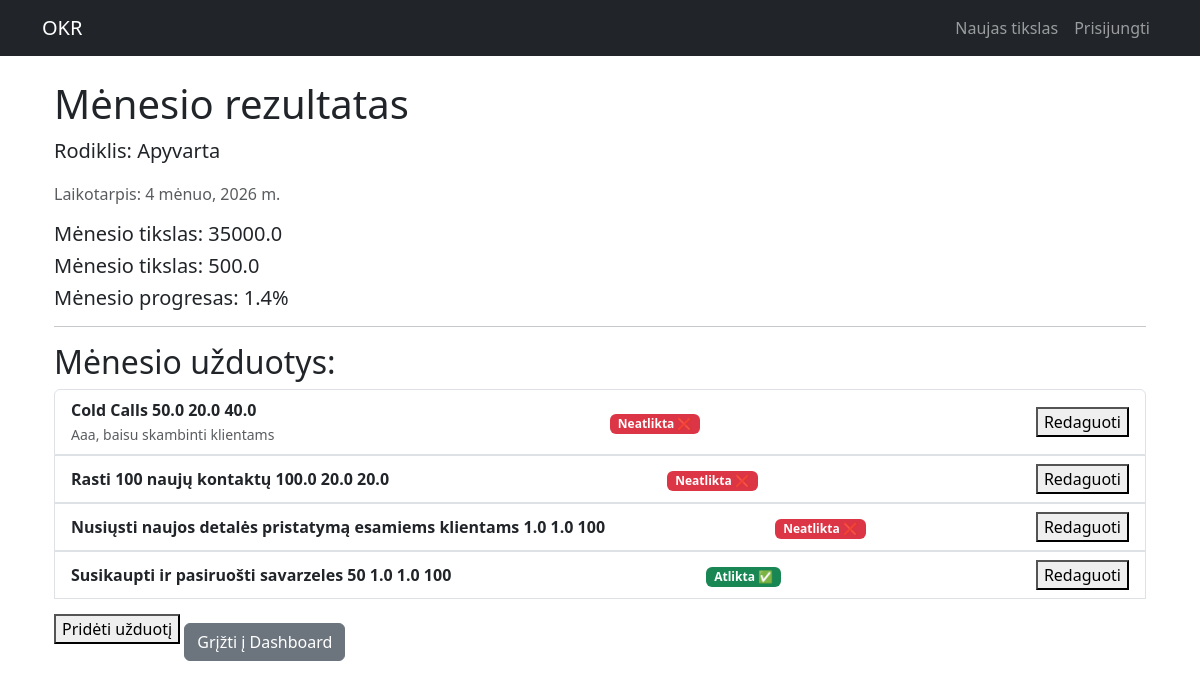
The page /2026/4/16/ on the database as committed earlier.
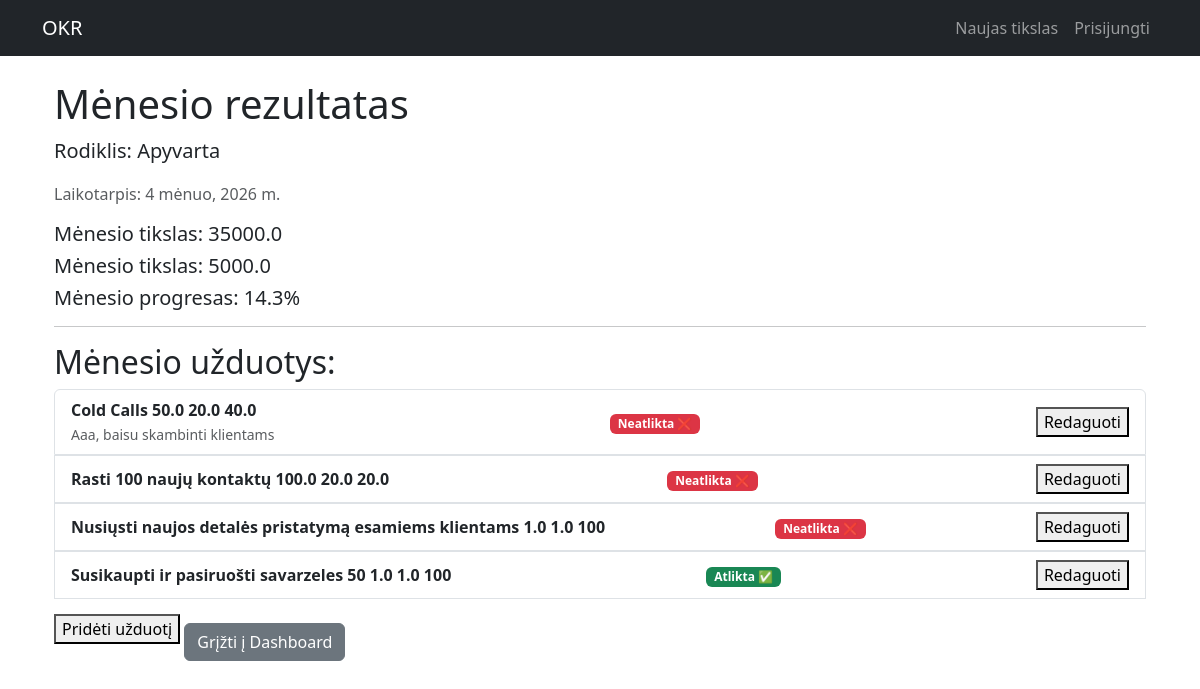
The same page on the database as committed later.
### okr/models.py (models this page shows, shortened)
class MonthResult(models.Model):
    MONTH_CHOICES = [
        (1, 'Sausis'), (2, 'Vasaris'), (3, 'Kovas'), (4, 'Balandis'),
        (5, 'Gegužė'), (6, 'Birželis'), (7, 'Liepa'), (8, 'Rugpjūtis'),
        (9, 'Rugsėjis'), (10, 'Spalis'), (11, 'Lapkritis'), (12, 'Gruodis'),
    ]
    QUARTER_CHOICES = [(1, 'Q1'), (2, 'Q2'), (3, 'Q3'), (4, 'Q4')]
    monthly_key_result = models.ForeignKey(KeyResult, on_delete=models.CASCADE)
    month = models.IntegerField(choices=MONTH_CHOICES, default=1)
    quarter = models.IntegerField(choices=QUARTER_CHOICES, default=1)
    planned_result = models.DecimalField(max_digits=12, decimal_places=1)
    actual_result = models.DecimalField(max_digits=12, decimal_places=1, null=True, blank=True)
    @property
    def achievement_percentage(self):
        if self.planned_result and self.actual_result:
            return (self.actual_result / self.planned_result) * 100
        return 0

class KeyResult(models.Model):
    DISTRIBUTION_CHOICES = [
        ('cumulative', 'Išdaliniamas per mėnesius (÷ 12)'),
        ('fixed', 'Vienodas procentas viesiems mėn'),
        ('binary', 'Įvykdyta / Neįvykdyta')
    ]
    objective = models.ForeignKey(Objective, on_delete=models.CASCADE)
    name = models.CharField(max_length=200)
    unit = models.ForeignKey(Unit, on_delete=models.SET_NULL, null=True)
    annual_goal = models.DecimalField(max_digits=12, decimal_places=2)
    icon_class = models.CharField(max_length=50, default="fa-rocket")
    distribution_type = models.CharField(
        max_length=20,
        choices=DISTRIBUTION_CHOICES,
        default='cumulative',
    )

class Objective(models.Model):
    brand = models.CharField(max_length=100, default='Your Brand')
    team = models.CharField(max_length=200, default='Your Department')
    year = models.IntegerField()
    goal = models.CharField(max_length=200)

class Action(models.Model):
    month_result = models.ForeignKey(MonthResult, on_delete=models.CASCADE)
    action_item = models.CharField(max_length=200)
    unit = models.ForeignKey(Unit, on_delete=models.SET_NULL, null=True)
    planned_result = models.DecimalField(max_digits=12, decimal_places=1)
    actual_result = models.DecimalField(max_digits=12, decimal_places=1, null=True, blank=True)
    is_done= models.BooleanField(default=False)
    notes = models.TextField(null=True, blank=True, verbose_name="Komentarai / Problemos sprendimas")
    @property
    def action_achievement_percentage(self):
        if self.planned_result and self.actual_result:
            return (self.actual_result / self.planned_result) * 100
        return 0

### okr/views.py (the view)
# urls.py: path('<int:year>/<int:month>/<int:kr_id>/', views.action_items, name='action_items'),
def action_items(request, year, month, kr_id):
    month_result = get_object_or_404(
        MonthResult,
        id=kr_id,
        month=month,
        monthly_key_result__objective__year=year,
    )
    if request.method == 'POST':
        if request.POST.get('form_type') == 'month_result':
            form = MonthResultForm(request.POST, instance=month_result)
            if form.is_valid():
                form.save()
        elif request.POST.get('form_type') == 'action':
            action_form = ActionForm(request.POST)
            if action_form.is_valid():
                action = action_form.save(commit=False)
                action.month_result = month_result
                action.save()
        elif request.POST.get('form_type') == 'action_update':
            action_id = request.POST.get('action_id')
            action = get_object_or_404(Action, id=action_id)
            action_update_form = ActionUpdateForm(request.POST, instance=action)
            if action_update_form.is_valid():
                action_update_form.save()
        return redirect('action_items', year=year, month=month, kr_id=kr_id)
    else:
        form = MonthResultForm(instance=month_result)
        action_form = ActionForm()
    return render(request, 'actions.html', {
        'month_result': month_result,
        'actions': month_result.action_set.all(),
        'form': form,
        'action_form': action_form,
    })

### okr/models.py (called while the page is built)
    def __str__(self):
        return self.name

### okr/templates/actions.html (shortened to what this page needs)
{% extends "base.html" %}
{% block content %}
<div class="container mt-4">
    <h1>Mėnesio rezultatas</h1>
    <p class="lead">Rodiklis: {{ month_result.monthly_key_result.name }}</p>
    <p class="text-muted">Laikotarpis: {{ month_result.month }} mėnuo, {{ month_result.monthly_key_result.objective.year }} m.</p>
    <h5>Mėnesio tikslas: {{ month_result.planned_result }}</h5>
    <h5>Mėnesio tikslas: {{ month_result.actual_result }}</h5>
    <h5>Mėnesio progresas: {{ month_result.achievement_percentage|floatformat:1 }}%</h5>
    <hr>
    <h2>Mėnesio užduotys:</h2>
    <ul class="list-group">
        {% for action in actions %}
            <li class="list-group-item d-flex justify-content-between align-items-center">
                <div>
                    <strong>{{ action.action_item }}</strong>
                    <strong>{{ action.planned_result }}</strong>
                    <strong>{{ action.actual_result }}</strong>
                    <strong>{{ action.action_achievement_percentage }}</strong>
                    {% if action.notes %}
                        <br><small class="text-muted">{{ action.notes }}</small>
                    {% endif %}
                </div>
                <span>
                    {% if action.is_done %}
                        <span class="badge bg-success text-white">Atlikta ✅</span>
                    {% else %}
                        <span class="badge bg-danger text-white">Neatlikta ❌</span>
                    {% endif %}
                </span>
                <button data-bs-toggle="modal" data-bs-target="#action-{{ action.id }}">
                    Redaguoti
                </button>
            </li>
{% endfor %}
    </ul>
<button data-bs-toggle="modal" data-bs-target="#actionModal">
    Pridėti užduotį
</button>
    <a href="{% url 'dashboard' month_result.monthly_key_result.objective.id %}" class="btn btn-secondary mt-4">
        Grįžti į Dashboard
    </a>
</div>
{% endblock %}

### okr/templates/base.html (shortened to what this page needs)
<!DOCTYPE html>
<html lang="en">
<head>
    <link rel="stylesheet" href="https://cdnjs.cloudflare.com/ajax/libs/font-awesome/6.5.1/css/all.min.css">
    <link href="https://cdn.jsdelivr.net/npm/bootstrap@5.3.8/dist/css/bootstrap.min.css" rel="stylesheet">
</head>
<body>
    <nav class="navbar navbar-expand-lg navbar-dark bg-dark">
        <div class="container">
            <a class="navbar-brand" href="{% url 'index' %}">OKR</a>
            <div class="navbar-nav">
                <a class="nav-link" href="{% url 'onboarding' %}">Naujas tikslas</a>
                {% if user.is_authenticated %}
                    <form method="post" action="{% url 'logout' %}">
                        {% csrf_token %}
                        <button type="submit" class="nav-link btn btn-link">Atsijungti</button>
                    </form>
                {% else %}
                    <a class="nav-link" href="{% url 'login' %}">Prisijungti</a>
                {% endif %}
            </div>
        </div>
    </nav>
    <div class="container">
        {% block content %}{% endblock %}
    </div>
</body>

Rows that differ between the two databases and show on the page:
changed MonthResult "Apyvarta": actual_result "500.0" → "5000.0"; achievement_percentage "1.4" → "14.3"
